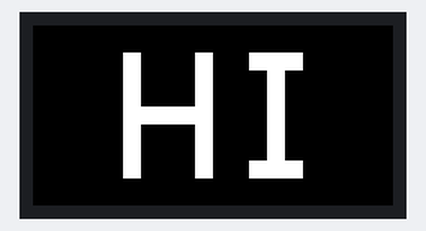
Recording of a sketch running on a simulated ESP32. Shown: 40×20 colour display.

Above: at 3.1 s.

The sketch:

ESP32-RGB-LED-TEST-TEXT.ino
```cpp
// This is how many color levels the display shows - the more the slower the update
#define PxMATRIX_COLOR_DEPTH 8

// Defines the buffer height / the maximum height of the matrix
//#define PxMATRIX_MAX_HEIGHT 20

// Defines the buffer width / the maximum width of the matrix
//#define PxMATRIX_MAX_WIDTH 40

// Defines how long we display things by default
//#define PxMATRIX_DEFAULT_SHOWTIME 30

// Defines the speed of the SPI bus (reducing this may help if you experience noisy images)
//#define PxMATRIX_SPI_FREQEUNCY 20000000

// Creates a second buffer for backround drawing (doubles the required RAM)
//#define PxMATRIX_double_buffer true

#include <PxMatrix.h>

#ifdef ESP32
#define P_LAT 22
#define P_A 19
#define P_B 23
#define P_C 18
#define P_D 5
#define P_E 15
#define P_OE 2
hw_timer_t * timer = NULL;
portMUX_TYPE timerMux = portMUX_INITIALIZER_UNLOCKED;
#endif


#define matrix_width 40
#define matrix_height 20

// This defines the 'on' time of the display is us. The larger this number,
// the brighter the display. If too large the ESP will crash
uint8_t display_draw_time=20; //10-50 is usually fine

PxMATRIX display(matrix_width,matrix_height,P_LAT, P_OE,P_A,P_B,P_C);
//PxMATRIX display(matrix_width,matrix_height,P_LAT, P_OE,P_A,P_B,P_C,P_D);
//PxMATRIX display(matrix_width,matrix_height,P_LAT, P_OE,P_A,P_B,P_C,P_D,P_E);

// Some standard colors
uint16_t myRED = display.color565(255, 0, 0);
uint16_t myGREEN = display.color565(0, 255, 0);
uint16_t myBLUE = display.color565(0, 0, 255);
uint16_t myWHITE = display.color565(255, 255, 255);
uint16_t myYELLOW = display.color565(255, 255, 0);
uint16_t myCYAN = display.color565(0, 255, 255);
uint16_t myMAGENTA = display.color565(255, 0, 255);
uint16_t myBLACK = display.color565(0, 0, 0);

uint16_t myCOLORS[8]={myRED,myGREEN,myBLUE,myWHITE,myYELLOW,myCYAN,myMAGENTA,myBLACK};


#ifdef ESP32
void IRAM_ATTR display_updater(){
  // Increment the counter and set the time of ISR
  portENTER_CRITICAL_ISR(&timerMux);
  display.display(display_draw_time);
  portEXIT_CRITICAL_ISR(&timerMux);
}
#endif


void display_update_enable(bool is_enable)
{

#ifdef ESP32
  if (is_enable)
  {
    timer = timerBegin(0, 80, true);
    timerAttachInterrupt(timer, &display_updater, true);
    timerAlarmWrite(timer, 2000, true);
    timerAlarmEnable(timer);
  }
  else
  {
    timerDetachInterrupt(timer);
    timerAlarmDisable(timer);
  }
#endif
}


void setup() {

  Serial.begin(9600);
  display.begin(5);
  display.setMuxPattern(BINARY);
  display.setScanPattern(ZAGGIZ);
  display.setColorOffset(0, 0, 0);
  display.setMuxDelay(1,1,1,0,0);
  display.setPanelsWidth(1);
  display.setBrightness(120);

  //display.setFastUpdate(true);
  display.clearDisplay();
  display_update_enable(true);

  delay(3000);

}
union single_double{
  uint8_t two[2];
  uint16_t one;
} this_single_double;


unsigned long last_draw=0;
void scroll_text(uint8_t ypos, unsigned long scroll_delay, String text, uint8_t colorR, uint8_t colorG, uint8_t colorB)
{
    uint16_t text_length = text.length();
    display.setTextWrap(false);  // we don't wrap text so it scrolls nicely
    display.setTextSize(2);
    display.setRotation(0);
    display.setTextColor(display.color565(colorR,colorG,colorB));

    // Asuming 5 pixel average character width
    for (int xpos=matrix_width; xpos>-(matrix_width+text_length*5); xpos--)
    {
      //display.setTextColor(display.color565(colorR,colorG,colorB));
      display.clearDisplay();
      display.setCursor(xpos,ypos);
      display.println(text);
      delay(scroll_delay);
      yield();
      delay(scroll_delay/5);
      yield();

    }
}

void loop() {
  display.setTextSize(2);
  display.setCursor(10,3);
  display.println("HI");
  //display.fillRect(0, 5, 40, 5, display.color565(255, 0, 0));
  //display.fillRect(0, 15, 40, 5, display.color565(0, 0, 255));
}
```
